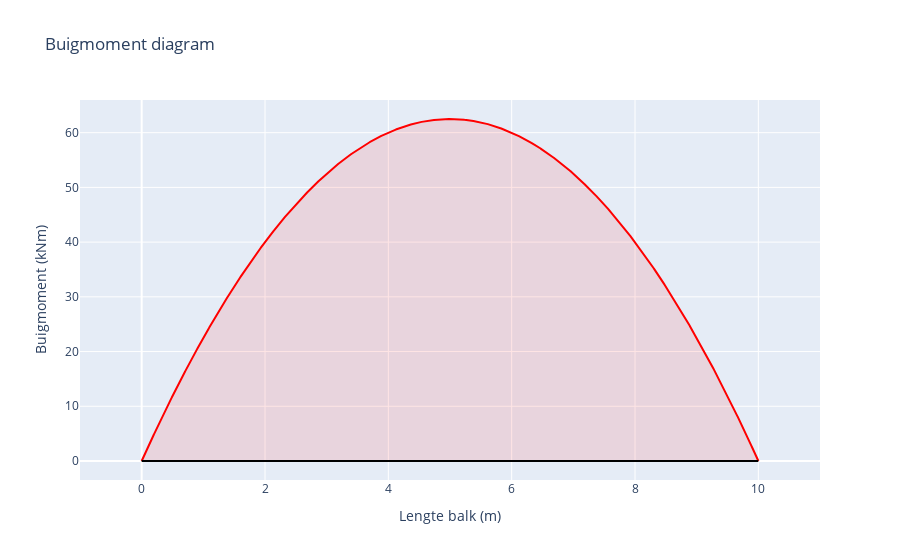

Notebook code cell kept with this figure:
### Code cell
layout = go.Layout(
    title="Buigmoment diagram",
    xaxis=dict(title="Lengte balk (m)", range=[-1, lengteBalk+1]),
    yaxis=dict(title="Buigmoment (kNm)"),
    showlegend=False
)

line = go.Scatter(
    x=X,
    y= sum(bendingMoment),
    mode='lines',
    name='Buigmoment (kNm)',
    fill = 'tonexty',
    line_color='red',
    fillcolor='rgba(255,0,0,0.1)'
)

axis = go.Scatter(
    x= [0,lengteBalk],
    y= [0,0],
    mode='lines',
    line_color='black'
)

fig= go.Figure(data=[line, axis], layout=layout)
fig.show()

### Figure 1 — Plotly figure (JSON) as saved in the notebook; plotly's stock layout.template omitted (floating-point values rounded to 4 significant figures; data arrays with more than 128 entries replaced by an {"elided": "..."} marker saying what was removed)
{"data": [{"fill": "tonexty", "fillcolor": "rgba(255,0,0,0.1)", "line": {"color": "red"}, "mode": "lines", "name": "Buigmoment (kNm)", "type": "scatter", "x": {"elided": "10002 float values"}, "y": {"elided": "10002 float values"}}, {"line": {"color": "black"}, "mode": "lines", "type": "scatter", "x": [0, 10], "y": [0, 0]}], "layout": {"showlegend": false, "title": {"text": "Buigmoment diagram"}, "xaxis": {"range": [-1, 11], "title": {"text": "Lengte balk (m)"}}, "yaxis": {"title": {"text": "Buigmoment (kNm)"}}}}
